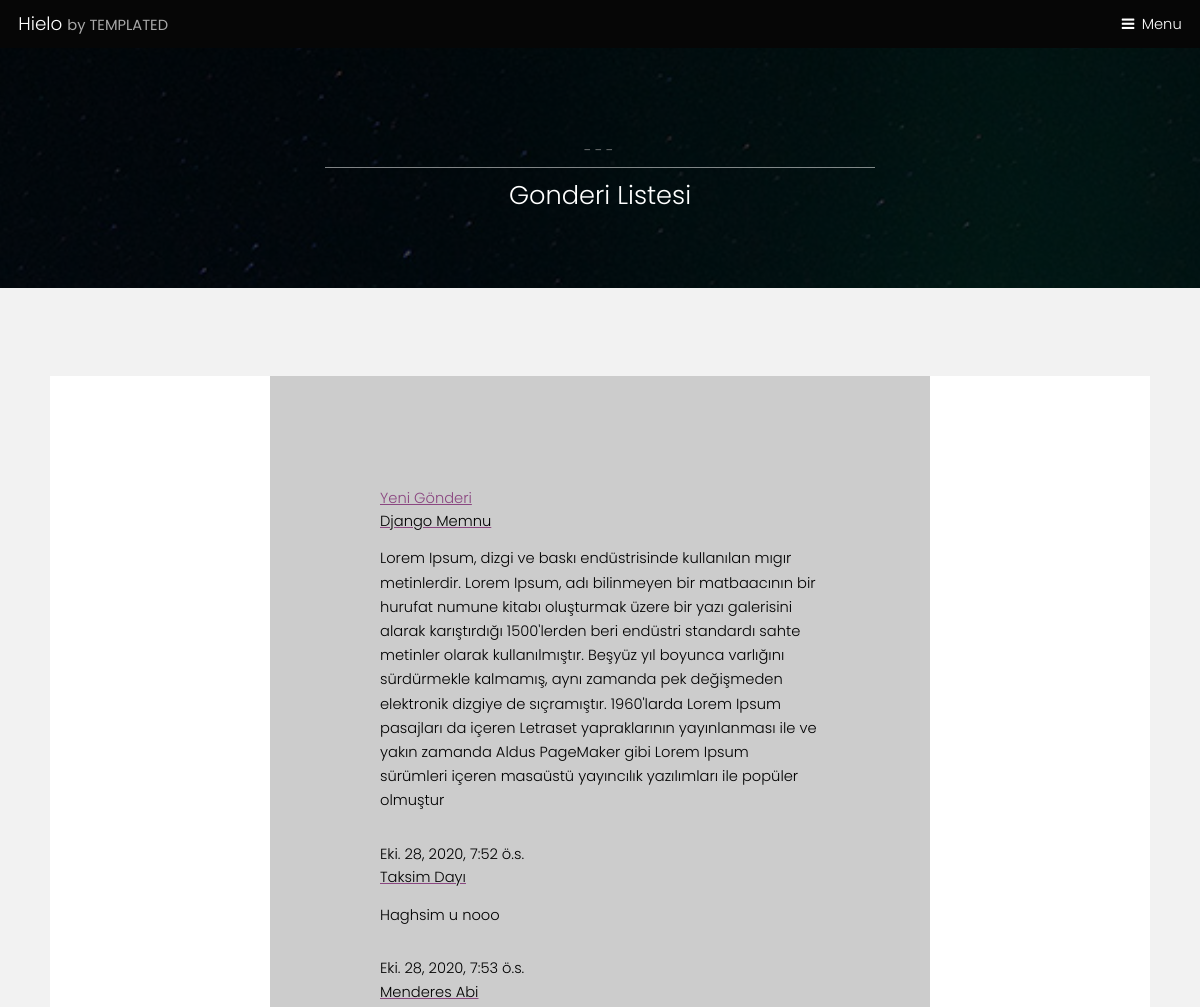
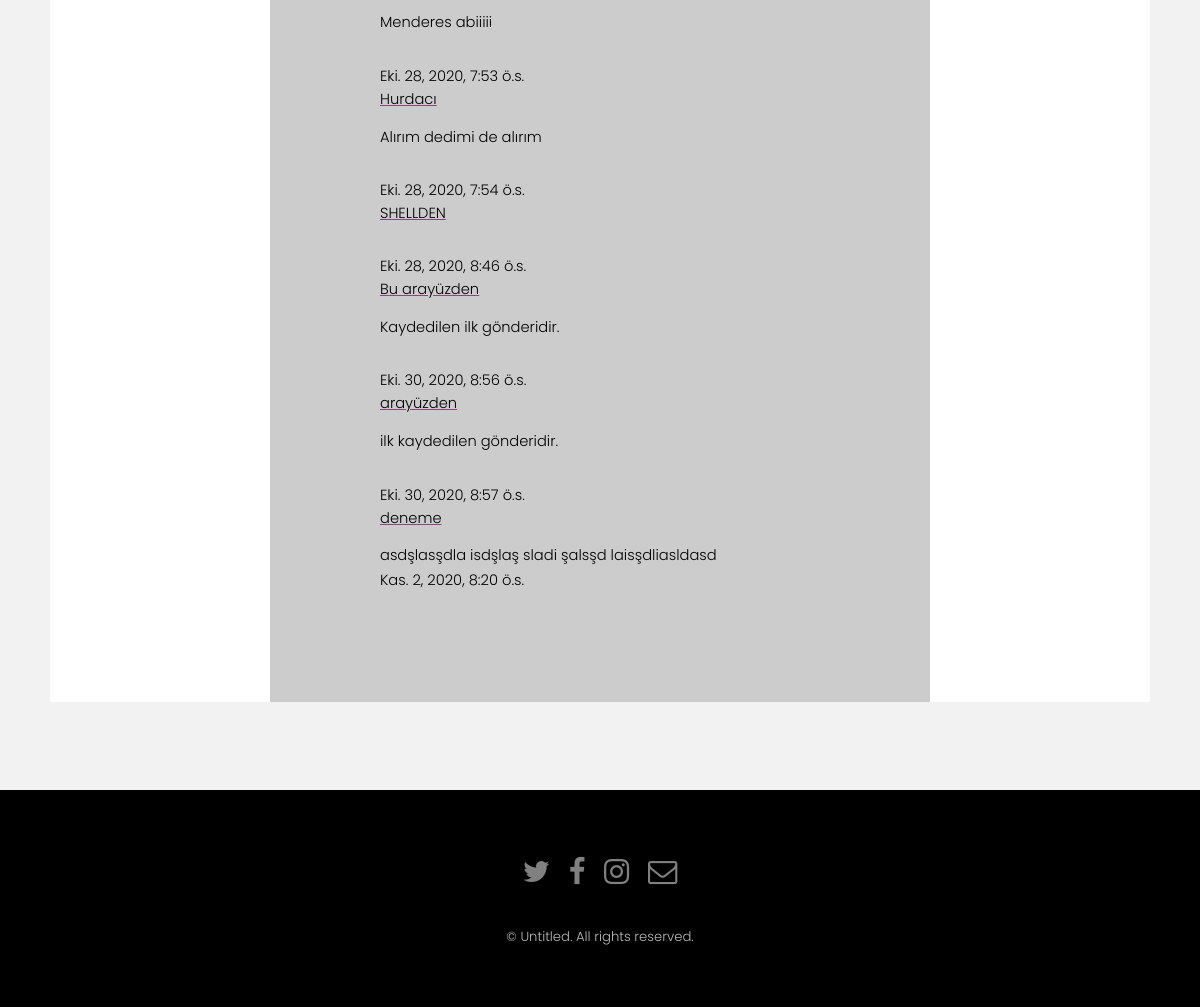
Page /blog/ (signed in) on the committed database (2 pictures, top to bottom).
### blog/models.py (models this page shows, shortened)
class GonderiModel(models.Model):
    yazar = models.ForeignKey("auth.User",on_delete=models.CASCADE)
    baslik = models.CharField(max_length=200,verbose_name="Başlık")
    yazi = models.TextField(verbose_name="Blog Metni")
    olus_zaman = models.DateTimeField(default=timezone.now,verbose_name="Oluşturma Zamanı")
    yayim_zaman = models.DateTimeField(blank=True,null=True,verbose_name="Yayımlanma Zamanı")
    resim = models.ImageField(upload_to="resimler/",default="0")

### blog/views.py (the view)
# urls.py: path('',views.gonderListe,name="gonderListe"),
def gonderListe(request):
    gonderiler = GonderiModel.objects.all()
    return render(request,"blog/gonderilist.html",{"gonderis":gonderiler})

### templates/blog/gonderilist.html
{% extends '../generic.html' %}
{% block header %}
						<p>___</p>
						<h2>Gonderi Listesi</h2>
						{% endblock %}
{% block content %}
	{% if user.is_authenticated %}
	<a href="{% url 'yeniGonderi' %}"> Yeni Gönderi</a>
	{% endif %}
{% for gonderi in gonderis %}
<a href="{% url 'gonderiDetay' pk=gonderi.pk %}">
<h1> {{gonderi.baslik}}</h1>
</a>
<span style="color:#000">
<p> {{gonderi.yazi}}</p>
{{gonderi.olus_zaman}}
</span>
{% endfor %}
{% endblock %}

### static/assets/css/main.css (style rules this page uses)
html, body, div, span, applet, object, iframe, h1, h2, h3, h4, h5, h6, p, blockquote, pre, a, abbr, acronym, address, big, cite, code, del, dfn, em, img, ins, kbd, q, s, samp, small, strike, strong, sub, sup, tt, var, b, u, i, center, dl, dt, dd, ol, ul, li, fieldset, form, label, legend, table, caption, tbody, tfoot, thead, tr, th, td, article, aside, canvas, details, embed, figure, figcaption, footer, header, hgroup, menu, nav, output, ruby, section, summary, time, mark, audio, video { margin: 0; padding: 0; border: 0; font-size: 100%; font: inherit; vertical-align: baseline; }
body { line-height: 1; }
body { -webkit-text-size-adjust: none; }
*, *:before, *:after { -moz-box-sizing: border-box; -webkit-box-sizing: border-box; box-sizing: border-box; }
body { -ms-overflow-style: scrollbar; }
body { background: #fff; }
html { font-size: 13pt; }
@media screen and (max-width: 1680px) { html { font-size: 11pt; } }
@media screen and (max-width: 1280px) { html { font-size: 11pt; } }
body { background-color: #fff; color: #444; }
body, input, select, textarea { font-family: "Poppins", sans-serif; font-weight: 300; font-size: 1rem; line-height: 1.65; }
a { text-decoration: underline; }
p { margin: 0 0 2rem 0; }
h1, h2, h3, h4, h5, h6 { font-weight: 300; line-height: 1.5; margin: 0 0 1rem 0; }
h2 { font-size: 1.75rem; }
a { color: #8a4680; }
h1, h2, h3, h4, h5, h6 { color: #555; }
.box > :last-child, .box > :last-child > :last-child, .box > :last-child > :last-child > :last-child { margin-bottom: 0; }
header p { position: relative; margin: 0 0 1.5rem 0; }
header p { color: #bbb; }
.wrapper.style2 a { color: #8a4680; }
.wrapper.style2 h1, .wrapper.style2 h2, .wrapper.style2 h3, .wrapper.style2 h4, .wrapper.style2 h5, .wrapper.style2 h6 { color: #000; }
.wrapper.style3 h1, .wrapper.style3 h2, .wrapper.style3 h3, .wrapper.style3 h4, .wrapper.style3 h5, .wrapper.style3 h6 { color: #ffffff; }
.wrapper.style3 header p { color: #999999; }
.wrapper.style3 p { text-transform: uppercase; font-size: .75rem; font-weight: 300; margin: 0 0 .5rem 0; padding: 0 0 1rem 0; letter-spacing: .25rem; }
.wrapper.style3 p:after { content: ''; position: absolute; margin: auto; right: 0; bottom: 0; left: 0; width: 50%; height: 1px; background-color: rgba(255, 255, 255, 0.5); }
body.subpage { padding-top: 3.25em; }

### rows in the picture
GonderiModel: baslik "Django Memnu", yazi "Lorem Ipsum, dizgi ve baskı endüstrisinde kullanılan mıgır metinlerdir. Lorem Ipsum, adı bilinmeyen bir matbaacının bir hurufat numune kitabı oluşturmak üzere bir yazı galerisini alarak karıştırdığı 1500'lerden beri endüstri standardı sahte metinler olarak kullanılmıştır. Beşyüz yıl boyunca varlığını sürdürmekle kalmamış, aynı zamanda pek değişmeden elektronik dizgiye de sıçramıştır. 1960'larda Lorem Ipsum pasajları da içeren Letraset yapraklarının yayınlanması ile ve yakın zamanda Aldus PageMaker gibi Lorem Ipsum sürümleri içeren masaüstü yayıncılık yazılımları ile popüler olmuştur", olus_zaman "Eki. 28, 2020, 7:52 ö.s."
GonderiModel: baslik "Taksim Dayı", yazi "Haghsim u nooo", olus_zaman "Eki. 28, 2020, 7:53 ö.s."
GonderiModel: baslik "Menderes Abi", yazi "Menderes abiiiii", olus_zaman "Eki. 28, 2020, 7:53 ö.s."
GonderiModel: baslik "Hurdacı", yazi "Alırım dedimi de alırım", olus_zaman "Eki. 28, 2020, 7:54 ö.s."
GonderiModel: baslik "SHELLDEN", olus_zaman "Eki. 28, 2020, 8:46 ö.s."
GonderiModel: baslik "Bu arayüzden", yazi "Kaydedilen ilk gönderidir.", olus_zaman "Eki. 30, 2020, 8:56 ö.s."
GonderiModel: baslik "arayüzden", yazi "ilk kaydedilen gönderidir.", olus_zaman "Eki. 30, 2020, 8:57 ö.s."
GonderiModel: baslik "deneme", yazi "asdşlasşdla isdşlaş sladi şalsşd laisşdliasldasd", olus_zaman "Kas. 2, 2020, 8:20 ö.s."
